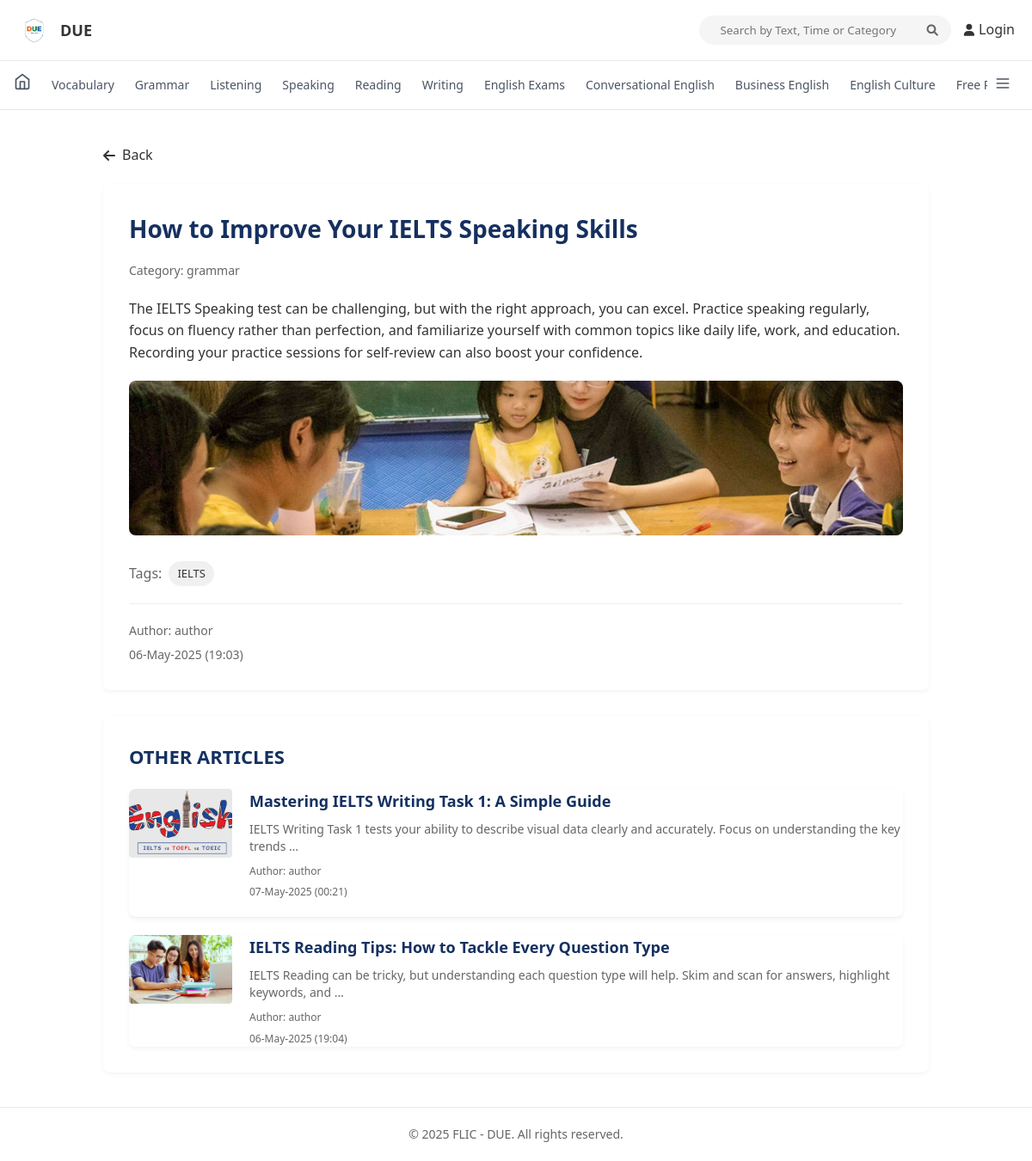
The app's page /article/27/ with its own data.
### cms_api/models.py (models this page shows, shortened)
class Post(models.Model):
    STATUS_CHOICES = (
        ('draft', 'Draft'),
        ('pending', 'Pending'),
        ('published', 'Published'),
        ('reject', 'Rejected'),
        ('planned', 'Planned'),
    )
    title = models.CharField(max_length=200)
    content = models.TextField()
    author = models.ForeignKey(User, on_delete=models.CASCADE, related_name='posts')
    editor = models.ForeignKey(User, on_delete=models.SET_NULL, null=True, blank=True, related_name='edited_posts')
    status = models.CharField(max_length=20, choices=STATUS_CHOICES, default='draft')
    created_at = models.DateTimeField(auto_now_add=True)
    updated_at = models.DateTimeField(auto_now=True)
    published_at = models.DateTimeField(null=True, blank=True)
    categories_name = models.CharField(max_length=100, null=True, blank=True)
    tag = models.CharField(max_length=100, null=True, blank=True)
    image = models.ImageField(upload_to='post_images/', null=True, blank=True)
    file = models.FileField(upload_to='post_files/', null=True, blank=True)

class User(AbstractUser):
    ROLE_CHOICES = (
        ('admin', 'Admin'),
        ('editor', 'Editor'),
        ('author', 'Author'),
        ('user', 'User'),
        ('viewer', 'Viewer'),
    )
    role = models.CharField(max_length=20, choices=ROLE_CHOICES, default='author')
    avatar = models.ImageField(upload_to='avatars/', null=True, blank=True)
    phone_number = models.CharField(max_length=20, null=True, blank=True)
    location = models.CharField(max_length=100, null=True, blank=True)
    profile_summary = models.TextField(null=True, blank=True)
    is_online = models.BooleanField(default=False)
    last_activity = models.DateTimeField(default=timezone.now)

### cms_api/views.py (the view)
# urls.py: path('article/<int:pk>/', views.public_article_detail, name='public_article_detail'),
def public_article_detail(request, pk):
    article = get_object_or_404(Post, pk=pk, status='published')
    related_articles = Post.objects.filter(
        status='published',
        categories_name=article.categories_name
    ).exclude(id=article.id).order_by('-created_at')[:2]
    if related_articles.count() < 2:
        more_articles = Post.objects.filter(
            status='published'
        ).exclude(id=article.id).exclude(
            id__in=[a.id for a in related_articles]
        ).order_by('?')[:2 - related_articles.count()]
        related_articles = list(related_articles) + list(more_articles)
    context = {
        'article': article,
        'related_articles': related_articles,
    }
    return render(request, 'cms_api/public/article_detail.html', context)

### cms_api/templates/cms_api/public/article_detail.html (shortened to what this page needs)
{% extends 'cms_api/public/base.html' %}
{% load static %}
{% block content %}
<div class="article-detail-page">
    <div class="back-link">
        <a href="{% url 'public_home' %}"><i class="fas fa-arrow-left"></i> Back</a>
    </div>
    <article class="article-full">
        <h1 class="article-title">{{ article.title }}</h1>
        <div class="article-category">Category: {{ article.categories_name }}</div>
        <div class="article-content">
            {% if article.content %}
                {{ article.content|linebreaks }}
            {% endif %}
            {% if article.image %}
            <div class="article-image">
                <img src="{{ article.image.url }}" alt="{{ article.title }}" />
            </div>
            {% endif %}
            {% if article.tag %}
            <div class="article-tags">
                <span>Tags:</span>
                {% for tag in article.tag.split %}
                    <a href="#" class="tag">{{ tag }}</a>
                {% endfor %}
            </div>
            {% endif %}
            <div class="article-meta">
                <div class="author">Author: {{ article.author.username }}</div>
                <div class="date">{{ article.created_at|date:"d-M-Y" }} ({{ article.created_at|time:"H:i" }})</div>
            </div>
        </div>
    </article>
    {% if related_articles %}
    <section class="related-articles">
        <h2>OTHER ARTICLES</h2>
        <div class="related-article-list">
            {% for related in related_articles %}
            <div class="related-article article-card" data-category="{{ related.categories_name|lower }}" onclick="window.location.href='{% url 'public_article_detail' related.id %}'">
                <div class="related-article-image">
                    {% if related.image %}
                        <img src="{{ related.image.url }}" alt="{{ related.title }}" />
                    {% else %}
                        <div style="height: 100%; display: flex; align-items: center; justify-content: center; background-color: #f0f0f0;">
                            <i class="fas fa-image" style="font-size: 24px; color: #ccc;"></i>
                        </div>
                    {% endif %}
                </div>
                <div class="related-article-content">
                    <h3>{{ related.title }}</h3>
                    <p class="article-summary">{{ related.content|truncatewords:20 }}</p>
                    <div class="article-meta">
                        <div class="author">Author: {{ related.author.username }}</div>
                        <div class="date">{{ related.created_at|date:"d-M-Y" }} ({{ related.created_at|time:"H:i" }})</div>
                    </div>
                </div>
            </div>
            {% endfor %}
        </div>
    </section>
    {% endif %}
</div>
{% endblock %}

### cms_api/static/cms_api/css/public_style.css (style rules this page uses)
* { margin: 0; padding: 0; box-sizing: border-box; font-family: "Segoe UI", Tahoma, Geneva, Verdana, sans-serif; }
body { background-color: #f5f5f5; color: #333; }
.article-meta { display: flex; flex-direction: column; gap: 5px; font-size: 14px; color: #666; margin-top: 20px; }
.article-card { background-color: #fff; border-radius: 8px; overflow: hidden; box-shadow: 0 2px 5px rgba(0, 0, 0, 0.05); transition: transform 0.3s ease; cursor: pointer; }
.article-image { height: 180px; overflow: hidden; }
.article-image img { width: 100%; height: 100%; object-fit: cover; }
.article-detail-page { max-width: 1000px; margin: 0 auto; padding: 20px; }
.back-link { margin-bottom: 20px; }
.back-link a { display: inline-flex; align-items: center; gap: 8px; color: #333; text-decoration: none; font-weight: 500; }
.article-full { background-color: #fff; border-radius: 8px; padding: 30px; margin-bottom: 30px; box-shadow: 0 2px 5px rgba(0, 0, 0, 0.05); }
.article-title { font-size: 28px; font-weight: 700; color: #153060; margin-bottom: 15px; }
.article-category { font-size: 14px; color: #666; margin-bottom: 20px; }
.article-content { line-height: 1.6; }
.article-content p { margin-bottom: 20px; }
.article-image { margin: 20px 0; }
.article-image img { width: 100%; border-radius: 8px; box-shadow: 0 2px 5px rgba(0, 0, 0, 0.1); }
.article-tags { margin-top: 30px; display: flex; align-items: center; flex-wrap: wrap; gap: 8px; }
.article-tags span { font-weight: 500; color: #666; }
.tag { display: inline-block; padding: 4px 10px; background-color: #f0f0f0; border-radius: 20px; color: #333; text-decoration: none; font-size: 13px; }
.article-meta { margin-top: 20px; padding-top: 20px; border-top: 1px solid #eee; display: flex; justify-content: space-between; color: #666; font-size: 14px; }
.related-articles { background-color: #fff; border-radius: 8px; padding: 30px; box-shadow: 0 2px 5px rgba(0, 0, 0, 0.05); }
.related-articles h2 { font-size: 22px; font-weight: 700; color: #153060; margin-bottom: 20px; }
.related-article-list { display: flex; flex-direction: column; gap: 20px; }
.related-article { display: flex; gap: 20px; padding-bottom: 20px; border-bottom: 1px solid #eee; }
.related-article:last-child { border-bottom: none; padding-bottom: 0; }
.related-article-image { width: 120px; height: 80px; overflow: hidden; border-radius: 4px; }
.related-article-image img { width: 100%; height: 100%; object-fit: cover; }
.related-article-content { flex: 1; }
.related-article-content h3 { font-size: 18px; font-weight: 600; color: #153060; margin-bottom: 8px; }
.related-article-content p { font-size: 14px; color: #666; margin-bottom: 10px; line-height: 1.4; }
.related-article .article-meta { margin-top: 10px; padding-top: 0; border-top: none; font-size: 12px; }

### cms_api/templates/cms_api/public/base.html (style rules this page uses)
* { margin: 0; padding: 0; box-sizing: border-box; }
body { font-family: 'Roboto', sans-serif; color: #333; line-height: 1.6; }

### records on screen
Post: title "How to Improve Your IELTS Speaking Skills", categories_name "grammar", content "The IELTS Speaking test can be challenging, but with the right approach, you can excel. Practice speaking regularly, focus on fluency rather than perfection, and familiarize yourself with common topics like daily life, work, and education. Recording your practice sessions for self-review can also boost your confidence.", image (picture), split "IELTS", author.username "author", created_at "06-May-2025", created_at "19:03"
Post: image (picture), title "Mastering IELTS Writing Task 1: A Simple Guide", content "IELTS Writing Task 1 tests your ability to describe visual data clearly and accurately. Focus on understanding the key trends …", author.username "author", created_at "07-May-2025", created_at "00:21"
Post: image (picture), title "IELTS Reading Tips: How to Tackle Every Question Type", content "IELTS Reading can be tricky, but understanding each question type will help. Skim and scan for answers, highlight keywords, and …", author.username "author", created_at "06-May-2025", created_at "19:04"
